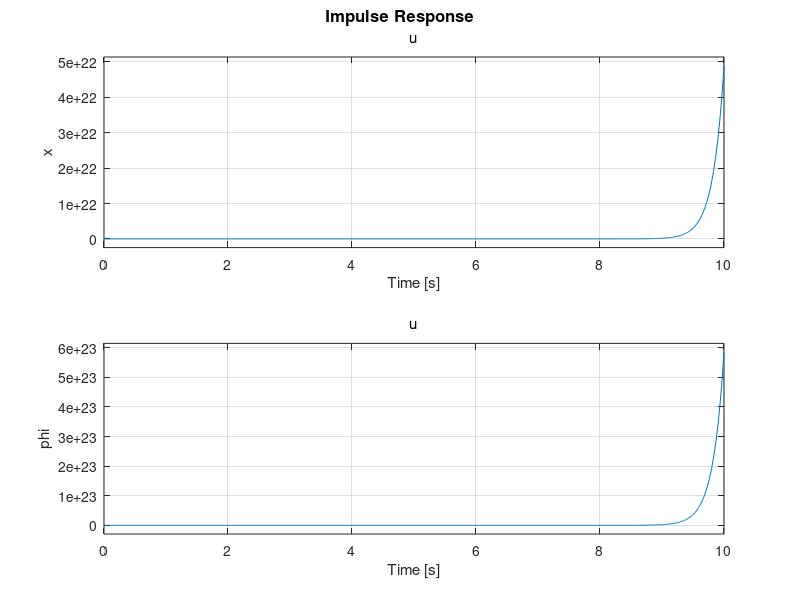
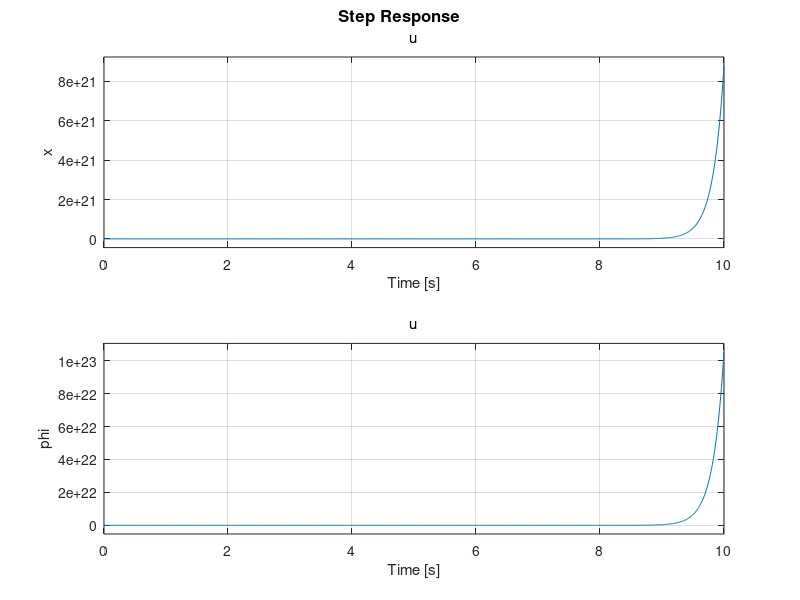
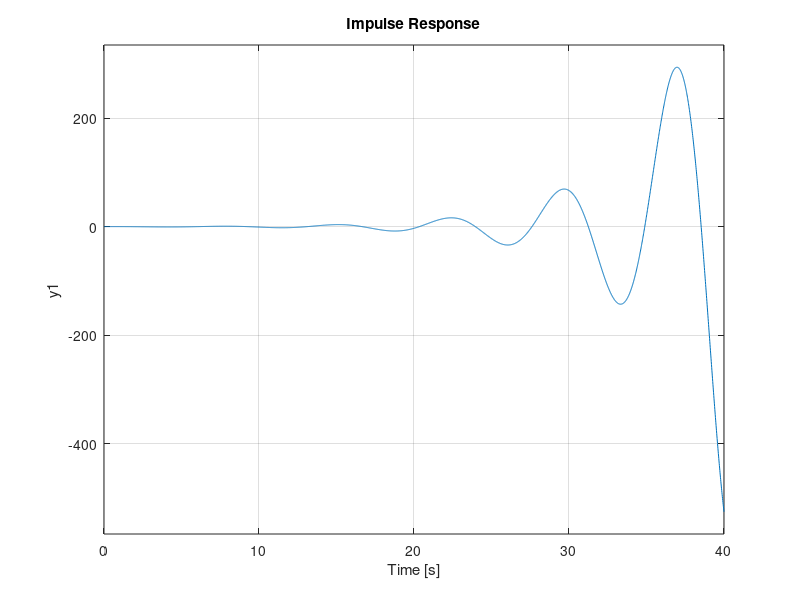

The MATLAB script that drew these images, in order:
%% Experiment 1 - Pendulum Over a Cart
% Tanmay Alias Manjeet Vilas Samak (RA1711018010101)

% Initialization
clc;
clear all;
close all;

% System Parameters
M = 0.5; % Mass of Cart (kg)
m = 0.2; % Mass of Pendulum (kg)
b = 0.1; % Friction/Damping Coefficient (N/m/s)
g = 9.8; % Gravity (m/s^2)
l = 0.3; % Length of Pendulum (m)
I = 0.006; % Inertia (kg.m^2)

%% Task 1 - System Representation

% Transfer Function Representation

s = tf('s');
q = (M+m)*(I+m*l^2)-(m*l)^2;
P_cart = (((I+m*l^2)/q)*s^2-(m*g*l/q))/(s^4+(b*(I+m*l^2))*s^3/q-((M+m)*m*g*l)*s^2/q-b*m*g*l*s/q);
P_pend = (m*l*s/q)/(s^3+(b*(I+m*l^2))*s^2/q-((M+m)*m*g*l)*s/q-b*m*g*l/q);
sys_tf = [P_cart;P_pend];
inputs = {'u'};
outputs = {'x';'phi'};
set(sys_tf,'InputName',inputs)
set(sys_tf,'OutputName',outputs)
sys_tf

% State Space Representation

p = I*(M+m)+M*m*l^2;

A = [0 1              0             0;
     0 -(I+m*l^2)*b/p (m^2*g*l^2)/p 0;
     0 0              0             1;
     0 -(m*l*b)/p     m*g*l*(M+m)/p 0];

B = [0;
     (I+m*l^2)/p;
     0;
     m*l/p];

C = [1 0 0 0;
     0 0 1 0];

D = [0;
     0];

states = {'x' 'x_dot' 'phi' 'phi_dot'};
inputs = {'u'};
outputs = {'x';'phi'};
sys_ss = ss(A,B,C,D,'statename',states,'InputName',inputs,'OutputName',outputs)

%% Task 2 - Open Loop System Response

t = 0:0.01:10;
figure
impulse(sys_tf,t) % Impulse Response
figure
step(sys_tf,t) % Step Response

%% Task 3 - PID Controller

Kp = input('Enter Kp Value: '); % 100
Ki = input('Enter Ki Value: '); % 1
Kd = input('Enter Kd Value: '); % 20
ctrl = pid(Kp,Ki,Kd);
sys = feedback(P_pend,ctrl)
figure
impulse(sys) % Impulse Response